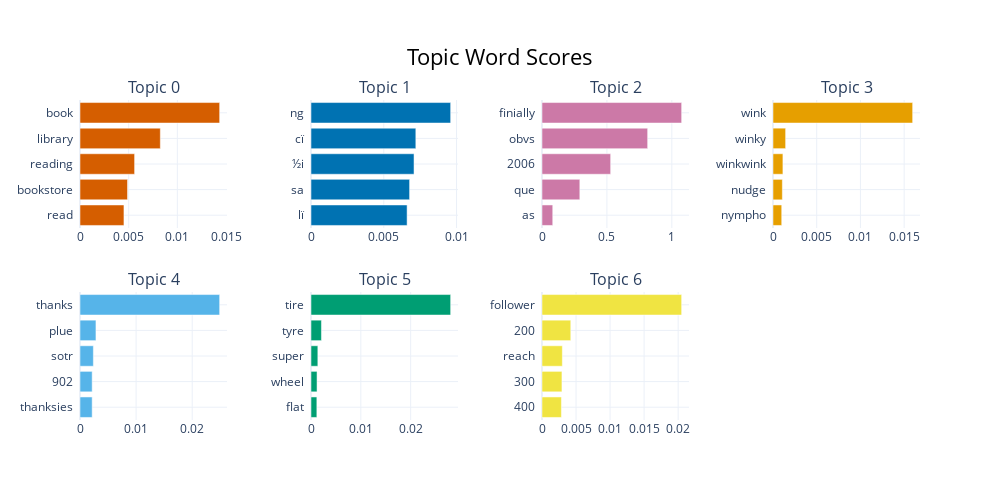

Source (notebook cell):
### Markdown cell above
## Topic Modelling of Positive Tweets

### Code cell
model.visualize_barchart(top_n_topics = 7)

### Figure 1 — Plotly figure (JSON) as saved in the notebook; plotly's stock layout.template omitted (floating-point values rounded to 4 significant figures)
{"data": [{"marker": {"color": "#D55E00"}, "orientation": "h", "type": "bar", "x": [0.004515, 0.004883, 0.005609, 0.008251, 0.01435], "xaxis": "x", "y": ["read  ", "bookstore  ", "reading  ", "library  ", "book  "], "yaxis": "y"}, {"marker": {"color": "#0072B2"}, "orientation": "h", "type": "bar", "x": [0.006602, 0.006773, 0.007078, 0.007202, 0.009594], "xaxis": "x2", "y": ["lï  ", "sa  ", "½i  ", "cï  ", "ng  "], "yaxis": "y2"}, {"marker": {"color": "#CC79A7"}, "orientation": "h", "type": "bar", "x": [0.08275, 0.2913, 0.5287, 0.8137, 1.076], "xaxis": "x3", "y": ["as  ", "que  ", "2006  ", "obvs  ", "finially  "], "yaxis": "y3"}, {"marker": {"color": "#E69F00"}, "orientation": "h", "type": "bar", "x": [0.0009974, 0.00107, 0.001134, 0.001444, 0.01597], "xaxis": "x4", "y": ["nympho  ", "nudge  ", "winkwink  ", "winky  ", "wink  "], "yaxis": "y4"}, {"marker": {"color": "#56B4E9"}, "orientation": "h", "type": "bar", "x": [0.002169, 0.002169, 0.002383, 0.002844, 0.02489], "xaxis": "x5", "y": ["thanksies  ", "902  ", "sotr  ", "plue  ", "thanks  "], "yaxis": "y5"}, {"marker": {"color": "#009E73"}, "orientation": "h", "type": "bar", "x": [0.001173, 0.001212, 0.001373, 0.002094, 0.02802], "xaxis": "x6", "y": ["flat  ", "wheel  ", "super  ", "tyre  ", "tire  "], "yaxis": "y6"}, {"marker": {"color": "#F0E442"}, "orientation": "h", "type": "bar", "x": [0.002853, 0.00293, 0.002989, 0.004227, 0.02052], "xaxis": "x7", "y": ["400  ", "300  ", "reach  ", "200  ", "follower  "], "yaxis": "y7"}], "layout": {"annotations": [{"font": {"size": 16}, "showarrow": false, "text": "Topic 0", "x": 0.0875, "xanchor": "center", "xref": "paper", "y": 1, "yanchor": "bottom", "yref": "paper"}, {"font": {"size": 16}, "showarrow": false, "text": "Topic 1", "x": 0.3625, "xanchor": "center", "xref": "paper", "y": 1, "yanchor": "bottom", "yref": "paper"}, {"font": {"size": 16}, "showarrow": false, "text": "Topic 2", "x": 0.6375, "xanchor": "center", "xref": "paper", "y": 1, "yanchor": "bottom", "yref": "paper"}, {"font": {"size": 16}, "showarrow": false, "text": "Topic 3", "x": 0.9125, "xanchor": "center", "xref": "paper", "y": 1, "yanchor": "bottom", "yref": "paper"}, {"font": {"size": 16}, "showarrow": false, "text": "Topic 4", "x": 0.0875, "xanchor": "center", "xref": "paper", "y": 0.4, "yanchor": "bottom", "yref": "paper"}, {"font": {"size": 16}, "showarrow": false, "text": "Topic 5", "x": 0.3625, "xanchor": "center", "xref": "paper", "y": 0.4, "yanchor": "bottom", "yref": "paper"}, {"font": {"size": 16}, "showarrow": false, "text": "Topic 6", "x": 0.6375, "xanchor": "center", "xref": "paper", "y": 0.4, "yanchor": "bottom", "yref": "paper"}], "height": 500, "hoverlabel": {"bgcolor": "white", "font": {"family": "Rockwell", "size": 16}}, "showlegend": false, "title": {"font": {"color": "Black", "size": 22}, "text": "Topic Word Scores", "x": 0.5, "xanchor": "center", "yanchor": "top"}, "width": 1000, "xaxis": {"anchor": "y", "domain": [0, 0.175], "showgrid": true}, "xaxis2": {"anchor": "y2", "domain": [0.275, 0.45], "showgrid": true}, "xaxis3": {"anchor": "y3", "domain": [0.55, 0.725], "showgrid": true}, "xaxis4": {"anchor": "y4", "domain": [0.825, 1], "showgrid": true}, "xaxis5": {"anchor": "y5", "domain": [0, 0.175], "showgrid": true}, "xaxis6": {"anchor": "y6", "domain": [0.275, 0.45], "showgrid": true}, "xaxis7": {"anchor": "y7", "domain": [0.55, 0.725], "showgrid": true}, "xaxis8": {"anchor": "y8", "domain": [0.825, 1], "showgrid": true}, "yaxis": {"anchor": "x", "domain": [0.6, 1], "showgrid": true}, "yaxis2": {"anchor": "x2", "domain": [0.6, 1], "showgrid": true}, "yaxis3": {"anchor": "x3", "domain": [0.6, 1], "showgrid": true}, "yaxis4": {"anchor": "x4", "domain": [0.6, 1], "showgrid": true}, "yaxis5": {"anchor": "x5", "domain": [0, 0.4], "showgrid": true}, "yaxis6": {"anchor": "x6", "domain": [0, 0.4], "showgrid": true}, "yaxis7": {"anchor": "x7", "domain": [0, 0.4], "showgrid": true}, "yaxis8": {"anchor": "x8", "domain": [0, 0.4], "showgrid": true}}}
